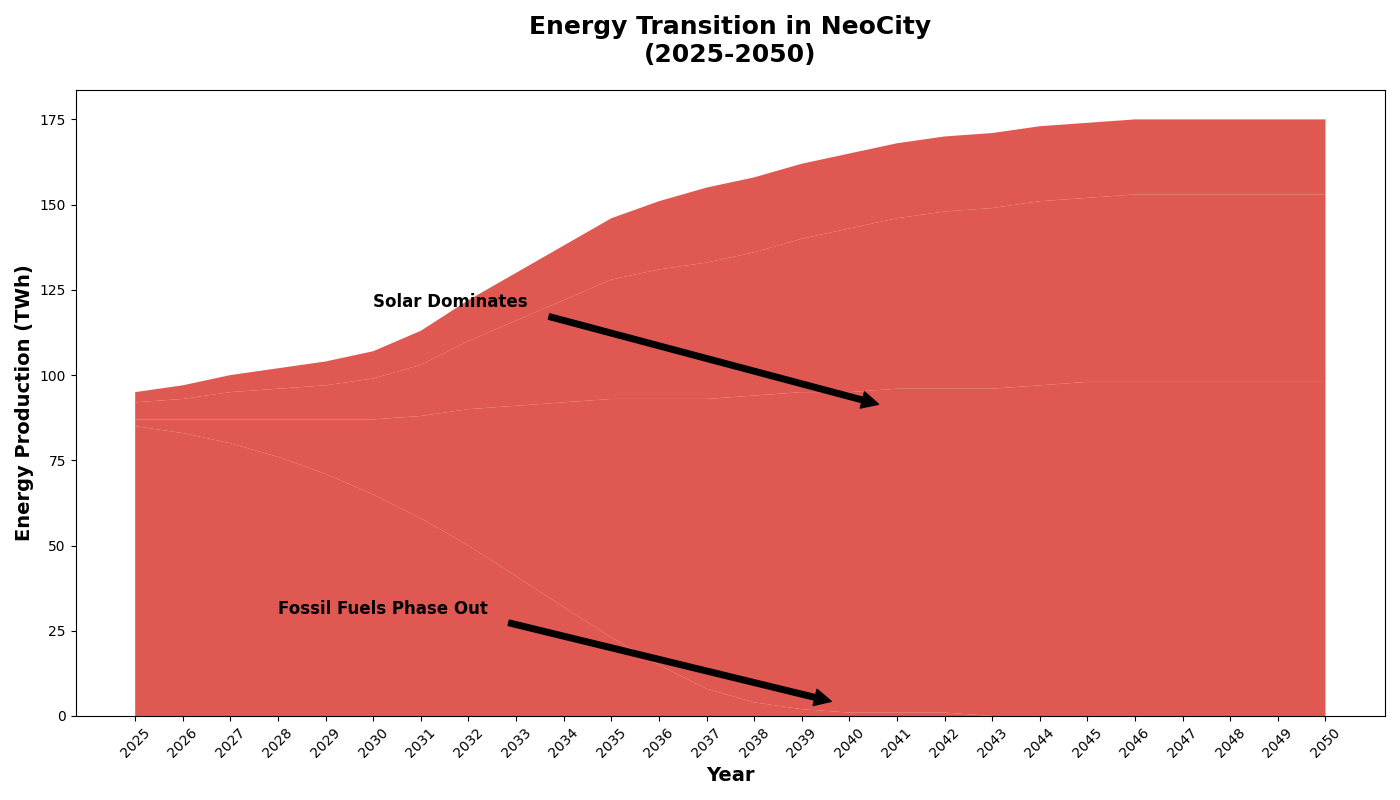

Python code for this plot:
import matplotlib.pyplot as plt
import numpy as np

# Data Preparation
years = np.arange(2025, 2051)
fossil_fuels = np.array([85, 83, 80, 76, 71, 65, 58, 50, 41, 32, 23, 15, 8, 4, 2, 1, 1, 1, 0, 0, 0, 0, 0, 0, 0, 0])
solar_power = np.array([2, 4, 7, 11, 16, 22, 30, 40, 50, 60, 70, 78, 85, 90, 93, 94, 95, 95, 96, 97, 98, 98, 98, 98, 98, 98])
wind_power = np.array([5, 6, 8, 9, 10, 12, 15, 20, 25, 30, 35, 38, 40, 42, 45, 48, 50, 52, 53, 54, 54, 55, 55, 55, 55, 55])
hydro_power = np.array([3, 4, 5, 6, 7, 8, 10, 12, 14, 16, 18, 20, 22, 22, 22, 22, 22, 22, 22, 22, 22, 22, 22, 22, 22, 22])

energy_data = np.vstack([fossil_fuels, solar_power, wind_power, hydro_power])

fig, ax = plt.subplots(figsize=(14, 8))

# Use a consistent color across all data groups
ax.stackplot(years, energy_data, colors=['#d73027'], alpha=0.8)

ax.set_title('Energy Transition in NeoCity\n(2025-2050)', fontsize=18, weight='bold', pad=20)
ax.set_xlabel('Year', fontsize=14, weight='bold')
ax.set_ylabel('Energy Production (TWh)', fontsize=14, weight='bold')

ax.set_xticks(years)
ax.set_xticklabels(years, rotation=45)

plt.tight_layout()

ax.annotate('Solar Dominates', xy=(2041, 90), xytext=(2030, 120),
             arrowprops=dict(facecolor='black', shrink=0.05), fontsize=12, weight='bold')
ax.annotate('Fossil Fuels Phase Out', xy=(2040, 3), xytext=(2028, 30),
             arrowprops=dict(facecolor='black', shrink=0.05), fontsize=12, weight='bold')

plt.show()
